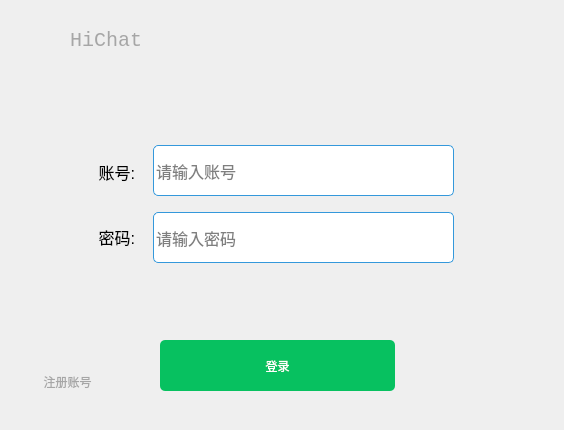
<?xml version="1.0" encoding="UTF-8"?>
<ui version="4.0">
 <class>Logging</class>
 <widget class="QWidget" name="Logging">
  <property name="geometry">
   <rect>
    <x>0</x>
    <y>0</y>
    <width>564</width>
    <height>430</height>
   </rect>
  </property>
  <property name="windowTitle">
   <string>Form</string>
  </property>
  <property name="windowIcon">
   <iconset resource="src.qrc">
    <normaloff>:/pic/src/wechat2.png</normaloff>:/pic/src/wechat2.png</iconset>
  </property>
  <widget class="QWidget" name="centerWidget" native="true">
   <property name="geometry">
    <rect>
     <x>0</x>
     <y>0</y>
     <width>551</width>
     <height>421</height>
    </rect>
   </property>
   <property name="minimumSize">
    <size>
     <width>430</width>
     <height>330</height>
    </size>
   </property>
   <property name="maximumSize">
    <size>
     <width>1000</width>
     <height>1000</height>
    </size>
   </property>
   <widget class="QStackedWidget" name="stackedWidget">
    <property name="geometry">
     <rect>
      <x>20</x>
      <y>10</y>
      <width>511</width>
      <height>401</height>
     </rect>
    </property>
    <property name="currentIndex">
     <number>0</number>
    </property>
    <widget class="QWidget" name="page">
     <widget class="QLabel" name="label">
      <property name="geometry">
       <rect>
        <x>54</x>
        <y>131</y>
        <width>61</width>
        <height>61</height>
       </rect>
      </property>
      <property name="font">
       <font>
        <pointsize>12</pointsize>
       </font>
      </property>
      <property name="layoutDirection">
       <enum>Qt::LeftToRight</enum>
      </property>
      <property name="text">
       <string>账号:</string>
      </property>
      <property name="alignment">
       <set>Qt::AlignRight|Qt::AlignTrailing|Qt::AlignVCenter</set>
      </property>
     </widget>
     <widget class="QLabel" name="label_2">
      <property name="geometry">
       <rect>
        <x>54</x>
        <y>196</y>
        <width>61</width>
        <height>61</height>
       </rect>
      </property>
      <property name="font">
       <font>
        <pointsize>12</pointsize>
       </font>
      </property>
      <property name="text">
       <string>密码:</string>
      </property>
      <property name="alignment">
       <set>Qt::AlignRight|Qt::AlignTrailing|Qt::AlignVCenter</set>
      </property>
     </widget>
     <widget class="QPushButton" name="pushBtn_close">
      <property name="geometry">
       <rect>
        <x>450</x>
        <y>0</y>
        <width>34</width>
        <height>40</height>
       </rect>
      </property>
      <property name="styleSheet">
       <string notr="true">QPushButton {
	border: none; /* no border for a flat push button */
	image: url(:/src/close.png); /* 最小化 */
	min-width: 34px;
	max-width: 34px;
	min-height: 40px;
	max-height: 40px;
}
QPushButton::hover {
	background-color: #f57575; 
}</string>
      </property>
      <property name="text">
       <string/>
      </property>
      <property name="icon">
       <iconset resource="src.qrc">
        <normaloff>:/pic/src/close.png</normaloff>:/pic/src/close.png</iconset>
      </property>
      <property name="iconSize">
       <size>
        <width>40</width>
        <height>40</height>
       </size>
      </property>
     </widget>
     <widget class="QLineEdit" name="lineEdit_account">
      <property name="geometry">
       <rect>
        <x>133</x>
        <y>135</y>
        <width>301</width>
        <height>51</height>
       </rect>
      </property>
      <property name="minimumSize">
       <size>
        <width>240</width>
        <height>22</height>
       </size>
      </property>
      <property name="maximumSize">
       <size>
        <width>2400</width>
        <height>2400</height>
       </size>
      </property>
      <property name="font">
       <font>
        <pointsize>12</pointsize>
       </font>
      </property>
      <property name="styleSheet">
       <string notr="true">QLineEdit{
	color: rgb(0, 0, 0);
	border-style: none;
	border-radius: 5px;	
	border-right:1px solid #3498db;
	border-top:1px solid #3498db;
	border-left:1px solid #3498db;
	border-bottom:1px solid #3498db;
	min-height: 20px;
}
QLineEdit:focus {
    border: 2px solid #3498db;
}</string>
      </property>
      <property name="text">
       <string/>
      </property>
      <property name="maxLength">
       <number>16</number>
      </property>
      <property name="placeholderText">
       <string>请输入账号</string>
      </property>
     </widget>
     <widget class="QLineEdit" name="lineEdit_password">
      <property name="geometry">
       <rect>
        <x>133</x>
        <y>202</y>
        <width>301</width>
        <height>51</height>
       </rect>
      </property>
      <property name="minimumSize">
       <size>
        <width>240</width>
        <height>22</height>
       </size>
      </property>
      <property name="maximumSize">
       <size>
        <width>2400</width>
        <height>3000</height>
       </size>
      </property>
      <property name="font">
       <font>
        <pointsize>12</pointsize>
       </font>
      </property>
      <property name="styleSheet">
       <string notr="true">QLineEdit{
	color: rgb(0, 0, 0);
	border-style: none;
	border-radius: 5px;	
	border-right:1px solid #3498db;
	border-top:1px solid #3498db;
	border-left:1px solid #3498db;
	border-bottom:1px solid #3498db;
	min-height: 20px;
}
QLineEdit:focus {
    border: 2px solid #3498db;
}</string>
      </property>
      <property name="text">
       <string/>
      </property>
      <property name="maxLength">
       <number>32</number>
      </property>
      <property name="echoMode">
       <enum>QLineEdit::Password</enum>
      </property>
      <property name="placeholderText">
       <string>请输入密码</string>
      </property>
     </widget>
     <widget class="QPushButton" name="pushBtn_hide">
      <property name="geometry">
       <rect>
        <x>410</x>
        <y>0</y>
        <width>34</width>
        <height>40</height>
       </rect>
      </property>
      <property name="styleSheet">
       <string notr="true">QPushButton {
	border: none; /* no border for a flat push button */
	image: url(:/src/min.png); /* 最小化 */
	min-width: 34px;
	max-width: 34px;
	min-height: 40px;
	max-height: 40px;
}
QPushButton::hover {
	background-color: rgba(166,166,166, 50); 
}</string>
      </property>
      <property name="text">
       <string/>
      </property>
      <property name="icon">
       <iconset resource="src.qrc">
        <normaloff>:/pic/src/min.png</normaloff>:/pic/src/min.png</iconset>
      </property>
      <property name="iconSize">
       <size>
        <width>40</width>
        <height>40</height>
       </size>
      </property>
     </widget>
     <widget class="QLabel" name="label_4">
      <property name="geometry">
       <rect>
        <x>50</x>
        <y>10</y>
        <width>121</width>
        <height>41</height>
       </rect>
      </property>
      <property name="font">
       <font>
        <family>Consolas</family>
        <pointsize>15</pointsize>
       </font>
      </property>
      <property name="styleSheet">
       <string notr="true">color: rgb(166,166,166);</string>
      </property>
      <property name="text">
       <string>HiChat</string>
      </property>
     </widget>
     <widget class="QPushButton" name="pushButton_seePassword">
      <property name="geometry">
       <rect>
        <x>390</x>
        <y>210</y>
        <width>36</width>
        <height>36</height>
       </rect>
      </property>
      <property name="styleSheet">
       <string notr="true">border:none;</string>
      </property>
      <property name="text">
       <string/>
      </property>
      <property name="icon">
       <iconset resource="src.qrc">
        <normaloff>:/pic/src/eyes_close.png</normaloff>
        <normalon>:/pic/src/eyes_open.png</normalon>:/pic/src/eyes_close.png</iconset>
      </property>
      <property name="iconSize">
       <size>
        <width>36</width>
        <height>36</height>
       </size>
      </property>
      <property name="checkable">
       <bool>true</bool>
      </property>
     </widget>
     <widget class="QLabel" name="label_6">
      <property name="geometry">
       <rect>
        <x>0</x>
        <y>10</y>
        <width>40</width>
        <height>40</height>
       </rect>
      </property>
      <property name="text">
       <string/>
      </property>
      <property name="pixmap">
       <pixmap resource="src.qrc">:/pic/src/wechat2.png</pixmap>
      </property>
     </widget>
     <widget class="QPushButton" name="pushButton_login">
      <property name="geometry">
       <rect>
        <x>140</x>
        <y>330</y>
        <width>235</width>
        <height>51</height>
       </rect>
      </property>
      <property name="minimumSize">
       <size>
        <width>235</width>
        <height>35</height>
       </size>
      </property>
      <property name="styleSheet">
       <string notr="true">QPushButton{
	
	color: rgb(255, 255, 255);
	border-style: solid;
	border-radius: 5px;	
	background-color: rgb(7,193,96);
}

QPushButton:hover{
	background-color: rgb(56,205,127);
}

QPushButton:pressed {
	background-color: rgb(7,193,96);
}</string>
      </property>
      <property name="text">
       <string>登录</string>
      </property>
     </widget>
     <widget class="QPushButton" name="pushbtn_regist">
      <property name="geometry">
       <rect>
        <x>10</x>
        <y>360</y>
        <width>75</width>
        <height>23</height>
       </rect>
      </property>
      <property name="cursor">
       <cursorShape>ArrowCursor</cursorShape>
      </property>
      <property name="statusTip">
       <string>注册</string>
      </property>
      <property name="styleSheet">
       <string notr="true">QPushButton {
	color: rgb(166,166,166);
	border-style: none;
}
QPushButton::hover {
	color: rgb(67,129,202);
}</string>
      </property>
      <property name="text">
       <string>注册账号</string>
      </property>
     </widget>
    </widget>
    <widget class="QWidget" name="page_2">
     <widget class="QLabel" name="label_7">
      <property name="geometry">
       <rect>
        <x>83</x>
        <y>120</y>
        <width>81</width>
        <height>31</height>
       </rect>
      </property>
      <property name="font">
       <font>
        <pointsize>12</pointsize>
       </font>
      </property>
      <property name="text">
       <string>密码:</string>
      </property>
      <property name="alignment">
       <set>Qt::AlignRight|Qt::AlignTrailing|Qt::AlignVCenter</set>
      </property>
     </widget>
     <widget class="QLineEdit" name="lineEdit_account_2">
      <property name="geometry">
       <rect>
        <x>200</x>
        <y>80</y>
        <width>240</width>
        <height>30</height>
       </rect>
      </property>
      <property name="minimumSize">
       <size>
        <width>240</width>
        <height>22</height>
       </size>
      </property>
      <property name="maximumSize">
       <size>
        <width>240</width>
        <height>30</height>
       </size>
      </property>
      <property name="styleSheet">
       <string notr="true">QLineEdit{
	color: rgb(0, 0, 0);
	border-style: none;
	border-radius: 5px;	
	border-right:1px solid #3498db;
	border-top:1px solid #3498db;
	border-left:1px solid #3498db;
	border-bottom:1px solid #3498db;
	min-height: 20px;
}
QLineEdit:focus {
    border: 2px solid #3498db;
}</string>
      </property>
      <property name="text">
       <string/>
      </property>
      <property name="maxLength">
       <number>16</number>
      </property>
     </widget>
     <widget class="QLineEdit" name="lineEdit_password_2">
      <property name="geometry">
       <rect>
        <x>200</x>
        <y>120</y>
        <width>240</width>
        <height>30</height>
       </rect>
      </property>
      <property name="minimumSize">
       <size>
        <width>240</width>
        <height>22</height>
       </size>
      </property>
      <property name="maximumSize">
       <size>
        <width>240</width>
        <height>30</height>
       </size>
      </property>
      <property name="styleSheet">
       <string notr="true">QLineEdit{
	color: rgb(0, 0, 0);
	border-style: none;
	border-radius: 5px;	
	border-right:1px solid #3498db;
	border-top:1px solid #3498db;
	border-left:1px solid #3498db;
	border-bottom:1px solid #3498db;
	min-height: 20px;
}
QLineEdit:focus {
    border: 2px solid #3498db;
}</string>
      </property>
      <property name="text">
       <string/>
      </property>
      <property name="maxLength">
       <number>32</number>
      </property>
     </widget>
     <widget class="QLineEdit" name="lineEdit_password_3">
      <property name="geometry">
       <rect>
        <x>200</x>
        <y>160</y>
        <width>240</width>
        <height>30</height>
       </rect>
      </property>
      <property name="minimumSize">
       <size>
        <width>240</width>
        <height>22</height>
       </size>
      </property>
      <property name="maximumSize">
       <size>
        <width>240</width>
        <height>30</height>
       </size>
      </property>
      <property name="styleSheet">
       <string notr="true">QLineEdit{
	color: rgb(0, 0, 0);
	border-style: none;
	border-radius: 5px;	
	border-right:1px solid #3498db;
	border-top:1px solid #3498db;
	border-left:1px solid #3498db;
	border-bottom:1px solid #3498db;
	min-height: 20px;
}
QLineEdit:focus {
    border: 2px solid #3498db;
}</string>
      </property>
      <property name="text">
       <string/>
      </property>
      <property name="maxLength">
       <number>32</number>
      </property>
     </widget>
     <widget class="QLabel" name="label_8">
      <property name="geometry">
       <rect>
        <x>73</x>
        <y>160</y>
        <width>91</width>
        <height>31</height>
       </rect>
      </property>
      <property name="font">
       <font>
        <pointsize>12</pointsize>
       </font>
      </property>
      <property name="text">
       <string>确认密码:</string>
      </property>
      <property name="alignment">
       <set>Qt::AlignRight|Qt::AlignTrailing|Qt::AlignVCenter</set>
      </property>
     </widget>
     <widget class="QLabel" name="label_9">
      <property name="geometry">
       <rect>
        <x>83</x>
        <y>80</y>
        <width>81</width>
        <height>31</height>
       </rect>
      </property>
      <property name="font">
       <font>
        <pointsize>12</pointsize>
       </font>
      </property>
      <property name="text">
       <string>账号:</string>
      </property>
      <property name="alignment">
       <set>Qt::AlignRight|Qt::AlignTrailing|Qt::AlignVCenter</set>
      </property>
     </widget>
     <widget class="QLabel" name="label_10">
      <property name="geometry">
       <rect>
        <x>70</x>
        <y>200</y>
        <width>91</width>
        <height>31</height>
       </rect>
      </property>
      <property name="font">
       <font>
        <pointsize>12</pointsize>
       </font>
      </property>
      <property name="text">
       <string>昵称:</string>
      </property>
      <property name="alignment">
       <set>Qt::AlignRight|Qt::AlignTrailing|Qt::AlignVCenter</set>
      </property>
     </widget>
     <widget class="QLineEdit" name="lineEdit_name">
      <property name="geometry">
       <rect>
        <x>200</x>
        <y>200</y>
        <width>240</width>
        <height>30</height>
       </rect>
      </property>
      <property name="minimumSize">
       <size>
        <width>240</width>
        <height>22</height>
       </size>
      </property>
      <property name="maximumSize">
       <size>
        <width>240</width>
        <height>30</height>
       </size>
      </property>
      <property name="styleSheet">
       <string notr="true">QLineEdit{
	color: rgb(0, 0, 0);
	border-style: none;
	border-radius: 5px;	
	border-right:1px solid #3498db;
	border-top:1px solid #3498db;
	border-left:1px solid #3498db;
	border-bottom:1px solid #3498db;
	min-height: 20px;
}
QLineEdit:focus {
    border: 2px solid #3498db;
}</string>
      </property>
      <property name="text">
       <string/>
      </property>
      <property name="maxLength">
       <number>32</number>
      </property>
     </widget>
     <widget class="QPushButton" name="pushButton_regist">
      <property name="geometry">
       <rect>
        <x>100</x>
        <y>290</y>
        <width>84</width>
        <height>24</height>
       </rect>
      </property>
      <property name="text">
       <string>注册</string>
      </property>
     </widget>
     <widget class="QPushButton" name="pushButton_return">
      <property name="geometry">
       <rect>
        <x>350</x>
        <y>290</y>
        <width>84</width>
        <height>24</height>
       </rect>
      </property>
      <property name="text">
       <string>返回</string>
      </property>
     </widget>
     <widget class="QLabel" name="label_5">
      <property name="geometry">
       <rect>
        <x>50</x>
        <y>10</y>
        <width>121</width>
        <height>41</height>
       </rect>
      </property>
      <property name="font">
       <font>
        <family>Consolas</family>
        <pointsize>15</pointsize>
       </font>
      </property>
      <property name="styleSheet">
       <string notr="true">color: rgb(166,166,166);</string>
      </property>
      <property name="text">
       <string>OurChat</string>
      </property>
     </widget>
     <widget class="QPushButton" name="pushBtn_close_2">
      <property name="geometry">
       <rect>
        <x>450</x>
        <y>0</y>
        <width>34</width>
        <height>40</height>
       </rect>
      </property>
      <property name="styleSheet">
       <string notr="true">QPushButton {
	border: none; /* no border for a flat push button */
	image: url(:/src/close.png); /* 最小化 */
	min-width: 34px;
	max-width: 34px;
	min-height: 40px;
	max-height: 40px;
}
QPushButton::hover {
	background-color: #f57575; 
}</string>
      </property>
      <property name="text">
       <string/>
      </property>
      <property name="icon">
       <iconset resource="src.qrc">
        <normaloff>:/pic/src/close.png</normaloff>:/pic/src/close.png</iconset>
      </property>
      <property name="iconSize">
       <size>
        <width>40</width>
        <height>40</height>
       </size>
      </property>
     </widget>
     <widget class="QPushButton" name="pushBtn_hide_2">
      <property name="geometry">
       <rect>
        <x>410</x>
        <y>0</y>
        <width>34</width>
        <height>40</height>
       </rect>
      </property>
      <property name="styleSheet">
       <string notr="true">QPushButton {
	border: none; /* no border for a flat push button */
	image: url(:/src/min.png); /* 最小化 */
	min-width: 34px;
	max-width: 34px;
	min-height: 40px;
	max-height: 40px;
}
QPushButton::hover {
	background-color: rgba(166,166,166, 50); 
}</string>
      </property>
      <property name="text">
       <string/>
      </property>
      <property name="icon">
       <iconset resource="src.qrc">
        <normaloff>:/pic/src/min.png</normaloff>:/pic/src/min.png</iconset>
      </property>
      <property name="iconSize">
       <size>
        <width>40</width>
        <height>40</height>
       </size>
      </property>
     </widget>
     <widget class="QLabel" name="label_11">
      <property name="geometry">
       <rect>
        <x>0</x>
        <y>10</y>
        <width>40</width>
        <height>40</height>
       </rect>
      </property>
      <property name="text">
       <string/>
      </property>
      <property name="pixmap">
       <pixmap resource="src.qrc">:/pic/src/wechat2.png</pixmap>
      </property>
     </widget>
    </widget>
   </widget>
  </widget>
 </widget>
 <resources>
  <include location="src.qrc"/>
 </resources>
 <connections/>
</ui>
